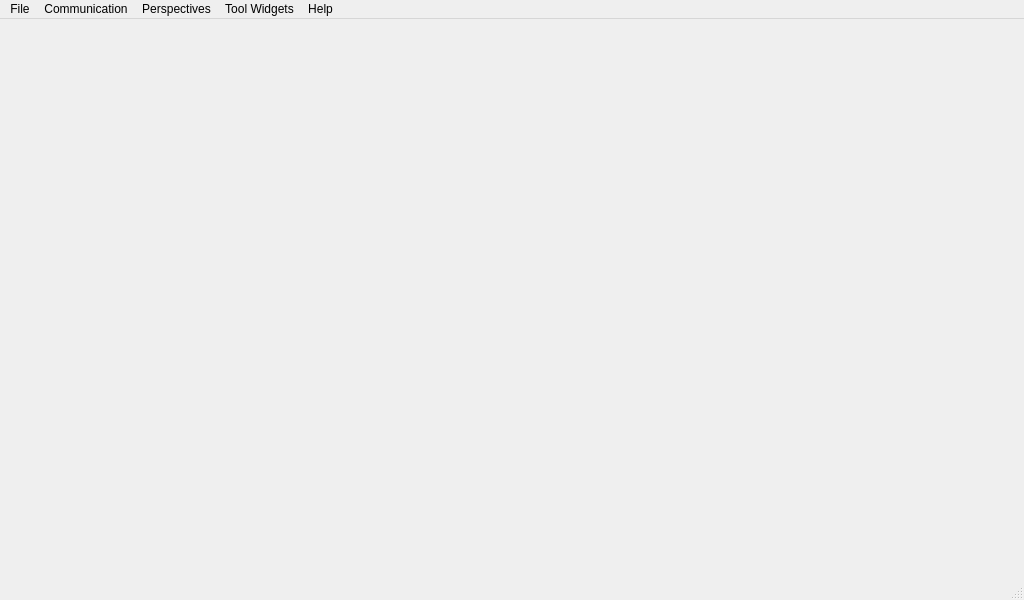
<?xml version="1.0" encoding="UTF-8"?>
<ui version="4.0">
 <class>MainWindow</class>
 <widget class="QMainWindow" name="MainWindow">
  <property name="geometry">
   <rect>
    <x>0</x>
    <y>0</y>
    <width>1024</width>
    <height>600</height>
   </rect>
  </property>
  <property name="minimumSize">
   <size>
    <width>1024</width>
    <height>600</height>
   </size>
  </property>
  <property name="baseSize">
   <size>
    <width>1100</width>
    <height>800</height>
   </size>
  </property>
  <property name="mouseTracking">
   <bool>false</bool>
  </property>
  <property name="windowTitle">
   <string>MGMainWindow</string>
  </property>
  <property name="styleSheet">
   <string notr="true"/>
  </property>
  <widget class="QWidget" name="centralWidget">
   <property name="sizePolicy">
    <sizepolicy hsizetype="MinimumExpanding" vsizetype="MinimumExpanding">
     <horstretch>0</horstretch>
     <verstretch>0</verstretch>
    </sizepolicy>
   </property>
   <property name="minimumSize">
    <size>
     <width>200</width>
     <height>150</height>
    </size>
   </property>
  </widget>
  <widget class="QMenuBar" name="menuBar">
   <property name="geometry">
    <rect>
     <x>0</x>
     <y>0</y>
     <width>1024</width>
     <height>23</height>
    </rect>
   </property>
   <property name="nativeMenuBar">
    <bool>true</bool>
   </property>
   <widget class="QMenu" name="menuMGround">
    <property name="title">
     <string>File</string>
    </property>
    <addaction name="actionJoystick_Settings"/>
    <addaction name="actionSimulate"/>
    <addaction name="separator"/>
    <addaction name="actionMuteAudioOutput"/>
    <addaction name="actionJoystickSettings"/>
    <addaction name="actionSettings"/>
    <addaction name="actionAdvanced_Mode"/>
    <addaction name="separator"/>
    <addaction name="actionExit"/>
   </widget>
   <widget class="QMenu" name="menuNetwork">
    <property name="title">
     <string>Communication</string>
    </property>
    <addaction name="actionAdd_Link"/>
    <addaction name="separator"/>
   </widget>
   <widget class="QMenu" name="menuTools">
    <property name="title">
     <string>Tool Widgets</string>
    </property>
    <addaction name="actionNewCustomWidget"/>
    <addaction name="actionLoadCustomWidgetFile"/>
    <addaction name="separator"/>
   </widget>
   <widget class="QMenu" name="menuHelp">
    <property name="title">
     <string>Help</string>
    </property>
    <addaction name="actionOnline_Documentation"/>
    <addaction name="actionProject_Roadmap_2"/>
    <addaction name="actionDeveloper_Credits"/>
   </widget>
   <widget class="QMenu" name="menuPerspectives">
    <property name="title">
     <string>Perspectives</string>
    </property>
    <addaction name="actionMissionView"/>
    <addaction name="actionFlightView"/>
    <addaction name="actionHardwareConfig"/>
    <addaction name="actionSoftwareConfig"/>
    <addaction name="actionTerminalView"/>
    <addaction name="actionEngineersView"/>
    <addaction name="actionSimulationView"/>
    <addaction name="separator"/>
    <addaction name="actionFirmwareUpdateView"/>
    <addaction name="actionMavlinkView"/>
    <addaction name="actionUnconnectedView"/>
    <addaction name="separator"/>
    <addaction name="actionFullscreen"/>
    <addaction name="actionNormal"/>
   </widget>
   <addaction name="menuMGround"/>
   <addaction name="menuNetwork"/>
   <addaction name="menuPerspectives"/>
   <addaction name="menuTools"/>
   <addaction name="menuHelp"/>
  </widget>
  <widget class="QStatusBar" name="statusBar"/>
  <action name="actionExit">
   <property name="icon">
    <iconset resource="../../qgroundcontrol.qrc">
     <normaloff>:/files/images/actions/system-log-out.svg</normaloff>:/files/images/actions/system-log-out.svg</iconset>
   </property>
   <property name="text">
    <string>Exit</string>
   </property>
   <property name="shortcut">
    <string>Ctrl+Q</string>
   </property>
  </action>
  <action name="actionLiftoff">
   <property name="enabled">
    <bool>true</bool>
   </property>
   <property name="icon">
    <iconset resource="../../qgroundcontrol.qrc">
     <normaloff>:/files/images/control/launch.svg</normaloff>
     <normalon>:/files/images/control/launch.svg</normalon>:/files/images/control/launch.svg</iconset>
   </property>
   <property name="text">
    <string>Liftoff</string>
   </property>
  </action>
  <action name="actionLand">
   <property name="icon">
    <iconset resource="../../qgroundcontrol.qrc">
     <normaloff>:/files/images/control/land.svg</normaloff>:/files/images/control/land.svg</iconset>
   </property>
   <property name="text">
    <string>Land</string>
   </property>
  </action>
  <action name="actionEmergency_Land">
   <property name="icon">
    <iconset resource="../../qgroundcontrol.qrc">
     <normaloff>:/files/images/actions/process-stop.svg</normaloff>:/files/images/actions/process-stop.svg</iconset>
   </property>
   <property name="text">
    <string>Emergency Land</string>
   </property>
   <property name="shortcut">
    <string>Ctrl+E</string>
   </property>
  </action>
  <action name="actionEmergency_Kill">
   <property name="icon">
    <iconset resource="../../qgroundcontrol.qrc">
     <normaloff>:/files/images/actions/process-stop.svg</normaloff>:/files/images/actions/process-stop.svg</iconset>
   </property>
   <property name="text">
    <string>Kill UAS</string>
   </property>
   <property name="shortcut">
    <string>Ctrl+K</string>
   </property>
  </action>
  <action name="actionAdd_Link">
   <property name="icon">
    <iconset resource="../../qgroundcontrol.qrc">
     <normaloff>:/files/images/actions/list-add.svg</normaloff>:/files/images/actions/list-add.svg</iconset>
   </property>
   <property name="text">
    <string>Add Link</string>
   </property>
  </action>
  <action name="actionConfiguration">
   <property name="icon">
    <iconset resource="../../qgroundcontrol.qrc">
     <normaloff>:/files/images/categories/applications-system.svg</normaloff>:/files/images/categories/applications-system.svg</iconset>
   </property>
   <property name="text">
    <string>Preferences</string>
   </property>
   <property name="toolTip">
    <string>Open UAS Preferences</string>
   </property>
  </action>
  <action name="actionJoystickSettings">
   <property name="icon">
    <iconset resource="../../qgroundcontrol.qrc">
     <normaloff>:/files/images/devices/input-gaming.svg</normaloff>:/files/images/devices/input-gaming.svg</iconset>
   </property>
   <property name="text">
    <string>Joystick Configuration</string>
   </property>
   <property name="visible">
    <bool>true</bool>
   </property>
  </action>
  <action name="actionSimulate">
   <property name="checkable">
    <bool>true</bool>
   </property>
   <property name="icon">
    <iconset resource="../../qgroundcontrol.qrc">
     <normaloff>:/files/images/control/launch.svg</normaloff>:/files/images/control/launch.svg</iconset>
   </property>
   <property name="text">
    <string>Simulate</string>
   </property>
   <property name="toolTip">
    <string>Simulate one vehicle to test and evaluate this application</string>
   </property>
  </action>
  <action name="actionShow_Slugs_View">
   <property name="icon">
    <iconset resource="../../qgroundcontrol.qrc">
     <normaloff>:/files/images/contrib/slugs.png</normaloff>:/files/images/contrib/slugs.png</iconset>
   </property>
   <property name="text">
    <string>Show Slugs View</string>
   </property>
  </action>
  <action name="actionJoystick_Settings">
   <property name="icon">
    <iconset resource="../../qgroundcontrol.qrc">
     <normaloff>:/files/images/devices/input-gaming.svg</normaloff>:/files/images/devices/input-gaming.svg</iconset>
   </property>
   <property name="text">
    <string>Joystick Settings</string>
   </property>
   <property name="visible">
    <bool>false</bool>
   </property>
  </action>
  <action name="actionOnline_Documentation">
   <property name="icon">
    <iconset resource="../../qgroundcontrol.qrc">
     <normaloff>:/files/images/apps/utilities-system-monitor.svg</normaloff>:/files/images/apps/utilities-system-monitor.svg</iconset>
   </property>
   <property name="text">
    <string>Online Documentation</string>
   </property>
  </action>
  <action name="actionProject_Roadmap_2">
   <property name="icon">
    <iconset resource="../../qgroundcontrol.qrc">
     <normaloff>:/files/images/status/software-update-available.svg</normaloff>:/files/images/status/software-update-available.svg</iconset>
   </property>
   <property name="text">
    <string>Project Roadmap</string>
   </property>
  </action>
  <action name="actionDeveloper_Credits">
   <property name="icon">
    <iconset resource="../../qgroundcontrol.qrc">
     <normaloff>:/files/images/categories/preferences-system.svg</normaloff>:/files/images/categories/preferences-system.svg</iconset>
   </property>
   <property name="text">
    <string>Developer Credits</string>
   </property>
  </action>
  <action name="actionMissionView">
   <property name="checkable">
    <bool>true</bool>
   </property>
   <property name="icon">
    <iconset resource="../../qgroundcontrol.qrc">
     <normaloff>:/files/images/categories/applications-internet.svg</normaloff>:/files/images/categories/applications-internet.svg</iconset>
   </property>
   <property name="text">
    <string>Mission</string>
   </property>
   <property name="shortcut">
    <string>Meta+O</string>
   </property>
  </action>
  <action name="actionEngineersView">
   <property name="checkable">
    <bool>true</bool>
   </property>
   <property name="icon">
    <iconset resource="../../qgroundcontrol.qrc">
     <normaloff>:/files/images/apps/utilities-system-monitor.svg</normaloff>:/files/images/apps/utilities-system-monitor.svg</iconset>
   </property>
   <property name="text">
    <string>Plot</string>
   </property>
   <property name="shortcut">
    <string>Meta+E</string>
   </property>
  </action>
  <action name="actionMavlinkView">
   <property name="checkable">
    <bool>true</bool>
   </property>
   <property name="icon">
    <iconset resource="../../qgroundcontrol.qrc">
     <normaloff>:/files/images/devices/network-wired.svg</normaloff>:/files/images/devices/network-wired.svg</iconset>
   </property>
   <property name="text">
    <string>Mavlink</string>
   </property>
   <property name="shortcut">
    <string>Meta+M</string>
   </property>
  </action>
  <action name="actionFlightView">
   <property name="checkable">
    <bool>true</bool>
   </property>
   <property name="icon">
    <iconset resource="../../qgroundcontrol.qrc">
     <normaloff>:/files/images/status/network-wireless-encrypted.svg</normaloff>:/files/images/status/network-wireless-encrypted.svg</iconset>
   </property>
   <property name="text">
    <string>Flight</string>
   </property>
   <property name="shortcut">
    <string>Meta+P</string>
   </property>
  </action>
  <action name="actionNewCustomWidget">
   <property name="icon">
    <iconset resource="../../qgroundcontrol.qrc">
     <normaloff>:/files/images/apps/utilities-system-monitor.svg</normaloff>:/files/images/apps/utilities-system-monitor.svg</iconset>
   </property>
   <property name="text">
    <string>New Custom Widget</string>
   </property>
  </action>
  <action name="actionMuteAudioOutput">
   <property name="checkable">
    <bool>true</bool>
   </property>
   <property name="icon">
    <iconset resource="../../qgroundcontrol.qrc">
     <normaloff>:/files/images/status/audio-volume-high.svg</normaloff>
     <normalon>:/files/images/status/audio-volume-muted.svg</normalon>
     <activeon>:/files/images/status/audio-volume-muted.svg</activeon>
     <selectedoff>:/files/images/status/audio-volume-high.svg</selectedoff>
     <selectedon>:/files/images/status/audio-volume-muted.svg</selectedon>:/files/images/status/audio-volume-high.svg</iconset>
   </property>
   <property name="text">
    <string>Mute Audio Output</string>
   </property>
  </action>
  <action name="actionUnconnectedView">
   <property name="checkable">
    <bool>true</bool>
   </property>
   <property name="icon">
    <iconset resource="../../qgroundcontrol.qrc">
     <normaloff>:/files/images/devices/network-wireless.svg</normaloff>:/files/images/devices/network-wireless.svg</iconset>
   </property>
   <property name="text">
    <string>Unconnected</string>
   </property>
   <property name="shortcut">
    <string>Meta+U</string>
   </property>
  </action>
  <action name="actionShutdownMAV">
   <property name="icon">
    <iconset resource="../../qgroundcontrol.qrc">
     <normaloff>:/files/images/actions/system-log-out.svg</normaloff>:/files/images/actions/system-log-out.svg</iconset>
   </property>
   <property name="text">
    <string>Shutdown MAV</string>
   </property>
   <property name="toolTip">
    <string>Shutdown the onboard computer - works not during flight</string>
   </property>
   <property name="statusTip">
    <string>Shutdown the onboard computer - works not during flight</string>
   </property>
  </action>
  <action name="actionSettings">
   <property name="text">
    <string>Settings</string>
   </property>
  </action>
  <action name="actionFullscreen">
   <property name="text">
    <string>Fullscreen</string>
   </property>
   <property name="shortcut">
    <string>Meta+Return</string>
   </property>
  </action>
  <action name="actionNormal">
   <property name="text">
    <string>Normal</string>
   </property>
   <property name="shortcut">
    <string>Esc</string>
   </property>
  </action>
  <action name="actionLoadCustomWidgetFile">
   <property name="icon">
    <iconset resource="../../qgroundcontrol.qrc">
     <normaloff>:/files/images/status/folder-drag-accept.svg</normaloff>:/files/images/status/folder-drag-accept.svg</iconset>
   </property>
   <property name="text">
    <string>Load Custom Widget File</string>
   </property>
  </action>
  <action name="actionFirmwareUpdateView">
   <property name="icon">
    <iconset resource="../../qgroundcontrol.qrc">
     <normaloff>:/files/images/status/software-update-available.svg</normaloff>:/files/images/status/software-update-available.svg</iconset>
   </property>
   <property name="text">
    <string>Firmware Update</string>
   </property>
   <property name="toolTip">
    <string>Update the firmware of one of the connected autopilots</string>
   </property>
  </action>
  <action name="actionSimulation_View">
   <property name="checkable">
    <bool>true</bool>
   </property>
   <property name="icon">
    <iconset resource="../../qgroundcontrol.qrc">
     <normaloff>:/files/images/control/launch.svg</normaloff>:/files/images/control/launch.svg</iconset>
   </property>
   <property name="text">
    <string>Simulation</string>
   </property>
   <property name="toolTip">
    <string>Open the simulation view</string>
   </property>
  </action>
  <action name="actionHardwareConfig">
   <property name="checkable">
    <bool>true</bool>
   </property>
   <property name="icon">
    <iconset resource="../../qgroundcontrol.qrc">
     <normaloff>:/files/images/categories/preferences-system.svg</normaloff>:/files/images/categories/preferences-system.svg</iconset>
   </property>
   <property name="text">
    <string>Hardware</string>
   </property>
   <property name="toolTip">
    <string>Configuration options of the vehicle.</string>
   </property>
  </action>
  <action name="actionAdvanced_Mode">
   <property name="checkable">
    <bool>true</bool>
   </property>
   <property name="text">
    <string>Advanced Mode</string>
   </property>
  </action>
  <action name="actionSimulationView">
   <property name="checkable">
    <bool>true</bool>
   </property>
   <property name="icon">
    <iconset resource="../../qgroundcontrol.qrc">
     <normaloff>:/files/images/apps/accessories-calculator.svg</normaloff>:/files/images/apps/accessories-calculator.svg</iconset>
   </property>
   <property name="text">
    <string>Simulation</string>
   </property>
  </action>
  <action name="actionSoftwareConfig">
   <property name="checkable">
    <bool>true</bool>
   </property>
   <property name="icon">
    <iconset resource="../../qgroundcontrol.qrc">
     <normaloff>:/files/images/categories/applications-system.svg</normaloff>:/files/images/categories/applications-system.svg</iconset>
   </property>
   <property name="text">
    <string>Software</string>
   </property>
  </action>
  <action name="actionTerminalView">
   <property name="checkable">
    <bool>true</bool>
   </property>
   <property name="icon">
    <iconset resource="../../qgroundcontrol.qrc">
     <normaloff>:/files/images/apps/utilities-terminal.svg</normaloff>:/files/images/apps/utilities-terminal.svg</iconset>
   </property>
   <property name="text">
    <string>Terminal</string>
   </property>
  </action>
 </widget>
 <layoutdefault spacing="6" margin="11"/>
 <resources>
  <include location="../../qgroundcontrol.qrc"/>
 </resources>
 <connections>
  <connection>
   <sender>actionExit</sender>
   <signal>triggered()</signal>
   <receiver>MainWindow</receiver>
   <slot>close()</slot>
   <hints>
    <hint type="sourcelabel">
     <x>-1</x>
     <y>-1</y>
    </hint>
    <hint type="destinationlabel">
     <x>299</x>
     <y>199</y>
    </hint>
   </hints>
  </connection>
  <connection>
   <sender>actionFullscreen</sender>
   <signal>triggered()</signal>
   <receiver>MainWindow</receiver>
   <slot>showFullScreen()</slot>
   <hints>
    <hint type="sourcelabel">
     <x>-1</x>
     <y>-1</y>
    </hint>
    <hint type="destinationlabel">
     <x>399</x>
     <y>249</y>
    </hint>
   </hints>
  </connection>
  <connection>
   <sender>actionNormal</sender>
   <signal>triggered()</signal>
   <receiver>MainWindow</receiver>
   <slot>showNormal()</slot>
   <hints>
    <hint type="sourcelabel">
     <x>-1</x>
     <y>-1</y>
    </hint>
    <hint type="destinationlabel">
     <x>399</x>
     <y>249</y>
    </hint>
   </hints>
  </connection>
 </connections>
</ui>
